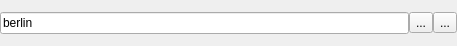
<?xml version="1.0" encoding="UTF-8"?>
<ui version="4.0">
 <class>dock</class>
 <widget class="QDockWidget" name="dock">
  <property name="geometry">
   <rect>
    <x>0</x>
    <y>0</y>
    <width>457</width>
    <height>46</height>
   </rect>
  </property>
  <property name="sizePolicy">
   <sizepolicy hsizetype="Preferred" vsizetype="Preferred">
    <horstretch>0</horstretch>
    <verstretch>0</verstretch>
   </sizepolicy>
  </property>
  <property name="minimumSize">
   <size>
    <width>132</width>
    <height>46</height>
   </size>
  </property>
  <property name="floating">
   <bool>false</bool>
  </property>
  <property name="windowTitle">
   <string>Location Browser</string>
  </property>
  <widget class="QWidget" name="dockWidgetContents">
   <property name="sizePolicy">
    <sizepolicy hsizetype="Preferred" vsizetype="Fixed">
     <horstretch>0</horstretch>
     <verstretch>0</verstretch>
    </sizepolicy>
   </property>
   <layout class="QVBoxLayout" name="verticalLayout">
    <property name="leftMargin">
     <number>0</number>
    </property>
    <property name="topMargin">
     <number>0</number>
    </property>
    <property name="rightMargin">
     <number>0</number>
    </property>
    <property name="bottomMargin">
     <number>0</number>
    </property>
    <item>
     <layout class="QHBoxLayout" name="horizontalLayout">
      <property name="spacing">
       <number>0</number>
      </property>
      <item>
       <widget class="QgsFilterLineEdit" name="mSearch">
        <property name="text">
         <string>berlin</string>
        </property>
        <property name="showSearchIcon">
         <bool>true</bool>
        </property>
        <property name="qgisRelation" stdset="0">
         <string notr="true"/>
        </property>
       </widget>
      </item>
      <item>
       <widget class="QToolButton" name="mGoToLocation">
        <property name="toolTip">
         <string>&lt;html&gt;&lt;head/&gt;&lt;body&gt;&lt;p&gt;Go to location.&lt;/p&gt;&lt;p&gt;Usage examples:&lt;br/&gt;53.07478793449, 13.895089018465338&lt;br/&gt;53°04'29.2&amp;quot;N, 13°53'42.3&amp;quot;E&lt;br/&gt;13.895089018465338, 53.07478793449 [EPSG:4326]&lt;/p&gt;&lt;/body&gt;&lt;/html&gt;</string>
        </property>
        <property name="text">
         <string>...</string>
        </property>
        <property name="icon">
         <iconset>
          <normaloff>:/images/themes/default/mActionZoomTo.svg</normaloff>:/images/themes/default/mActionZoomTo.svg</iconset>
        </property>
        <property name="toolButtonStyle">
         <enum>Qt::ToolButtonIconOnly</enum>
        </property>
        <property name="autoRaise">
         <bool>false</bool>
        </property>
       </widget>
      </item>
      <item>
       <widget class="QToolButton" name="mRequestNominatim">
        <property name="toolTip">
         <string>&lt;html&gt;&lt;head/&gt;&lt;body&gt;&lt;p&gt;Send request to Nominatim geocoding service of the OpenStreetMap Foundation.&lt;/p&gt;&lt;/body&gt;&lt;/html&gt;</string>
        </property>
        <property name="text">
         <string>...</string>
        </property>
        <property name="icon">
         <iconset>
          <normaloff>Openstreetmap_logo.svg</normaloff>Openstreetmap_logo.svg</iconset>
        </property>
        <property name="toolButtonStyle">
         <enum>Qt::ToolButtonIconOnly</enum>
        </property>
        <property name="autoRaise">
         <bool>false</bool>
        </property>
       </widget>
      </item>
     </layout>
    </item>
   </layout>
  </widget>
 </widget>
 <customwidgets>
  <customwidget>
   <class>QgsFilterLineEdit</class>
   <extends>QLineEdit</extends>
   <header>qgsfilterlineedit.h</header>
  </customwidget>
 </customwidgets>
 <resources/>
 <connections/>
</ui>
